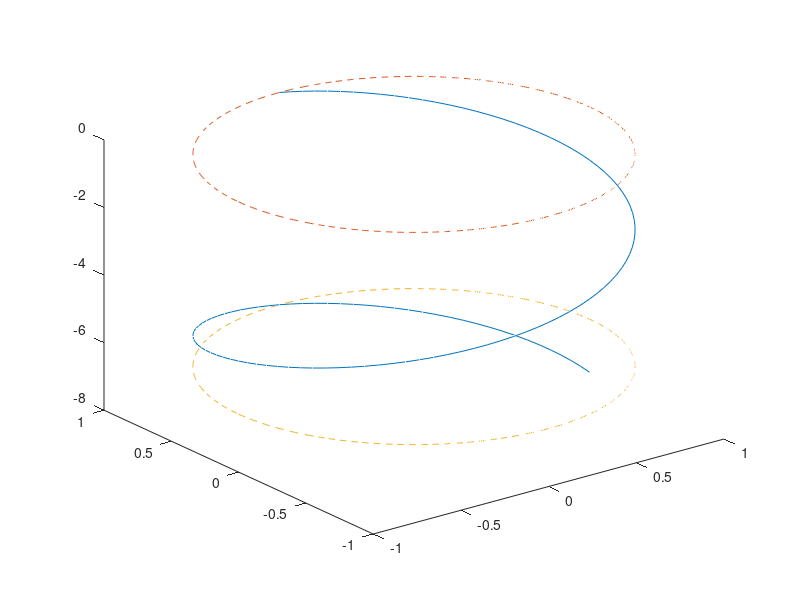

Recreate this plot in MATLAB.
t = -pi/2:pi/50:2*pi;

ct = cos(t);
st = -sin(t);

figure
plot3(ct,st,-(t+pi/2))

hold on;

r=1
teta=-pi:0.01:pi
x=r*cos(teta);
y=r*sin(teta)
plot3(x,y,zeros(1,numel(x)),'--')

hold on;

plot3(x,y,zeros(1,numel(x))-2*pi,'--')

